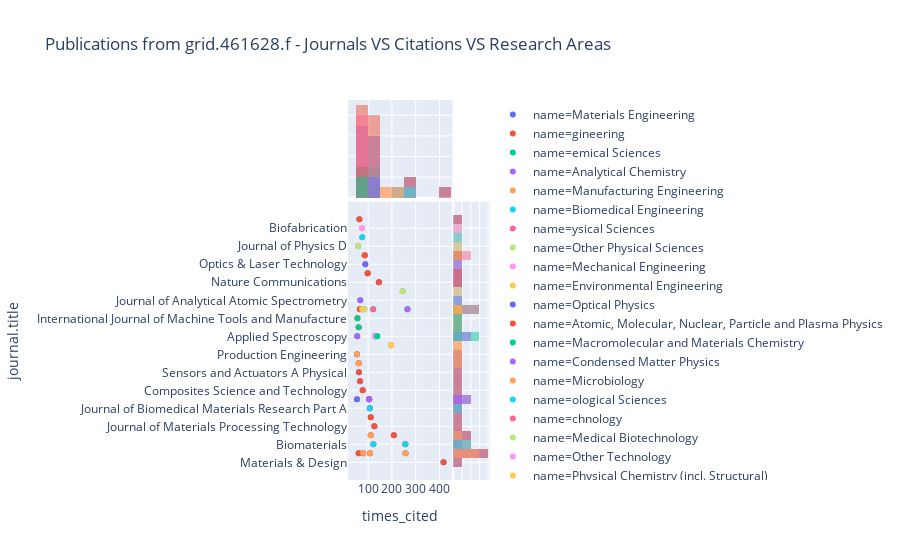

Notebook code for this chart:
### Markdown cell above
## Combining the previous two charts ...

### Code cell
px.scatter(df.head(100), x="times_cited", y="journal.title", color="name", 
           marginal_x="histogram", marginal_y="histogram", 
           title=f"Publications from {GRIDID} - Journals VS Citations VS Research Areas ")

### Figure 1 — Plotly figure (JSON) as saved in the notebook; plotly's stock layout.template omitted (floating-point values rounded to 4 significant figures)
{"data": [{"hoverlabel": {"namelength": 0}, "hovertemplate": "name=Materials Engineering<br>times_cited=%{x}<br>journal.title=%{y}", "legendgroup": "name=Materials Engineering", "marker": {"color": "#636efa", "symbol": "circle"}, "mode": "markers", "name": "name=Materials Engineering", "showlegend": true, "type": "scatter", "x": [417, 257, 256, 208, 126, 111, 111, 108, 107, 104, 79, 77, 66, 61, 60, 60, 53], "xaxis": "x", "y": ["Materials & Design", "Physics Procedia", "Biomaterials", "Rapid Prototyping Journal", "Journal of Materials Processing Technology", "Rapid Prototyping Journal", "Optics Express", "Physics Procedia", "Journal of Biomedical Materials Research Part A", "Applied Physics A", "Physics Procedia", "Composites Science and Technology", "Surface and Coatings Technology", "Sensors and Actuators A Physical", "CIRP Journal of Manufacturing Science and Technology", "Physics Procedia", "Production Engineering"], "yaxis": "y"}, {"alignmentgroup": "True", "bingroup": "x", "hoverlabel": {"namelength": 0}, "hovertemplate": "name=Materials Engineering<br>times_cited=%{x}<br>count=%{y}", "legendgroup": "name=Materials Engineering", "marker": {"color": "#636efa"}, "name": "name=Materials Engineering", "offsetgroup": "name=Materials Engineering", "opacity": 0.5, "showlegend": false, "type": "histogram", "x": [417, 257, 256, 208, 126, 111, 111, 108, 107, 104, 79, 77, 66, 61, 60, 60, 53], "xaxis": "x3", "yaxis": "y3"}, {"alignmentgroup": "True", "bingroup": "y", "hoverlabel": {"namelength": 0}, "hovertemplate": "name=Materials Engineering<br>journal.title=%{y}<br>count=%{x}", "legendgroup": "name=Materials Engineering", "marker": {"color": "#636efa"}, "name": "name=Materials Engineering", "offsetgroup": "name=Materials Engineering", "opacity": 0.5, "showlegend": false, "type": "histogram", "xaxis": "x2", "y": ["Materials & Design", "Physics Procedia", "Biomaterials", "Rapid Prototyping Journal", "Journal of Materials Processing Technology", "Rapid Prototyping Journal", "Optics Express", "Physics Procedia", "Journal of Biomedical Materials Research Part A", "Applied Physics A", "Physics Procedia", "Composites Science and Technology", "Surface and Coatings Technology", "Sensors and Actuators A Physical", "CIRP Journal of Manufacturing Science and Technology", "Physics Procedia", "Production Engineering"], "yaxis": "y2"}, {"hoverlabel": {"namelength": 0}, "hovertemplate": "name=gineering<br>times_cited=%{x}<br>journal.title=%{y}", "legendgroup": "name=gineering", "marker": {"color": "#EF553B", "symbol": "circle"}, "mode": "markers", "name": "name=gineering", "showlegend": true, "type": "scatter", "x": [417, 257, 256, 208, 196, 129, 126, 122, 111, 111, 108, 107, 104, 79, 77, 66, 61, 60, 60, 60, 55, 53], "xaxis": "x", "y": ["Materials & Design", "Physics Procedia", "Biomaterials", "Rapid Prototyping Journal", "CIRP Annals", "Applied Spectroscopy", "Journal of Materials Processing Technology", "Biomaterials", "Rapid Prototyping Journal", "Optics Express", "Physics Procedia", "Journal of Biomedical Materials Research Part A", "Applied Physics A", "Physics Procedia", "Composites Science and Technology", "Surface and Coatings Technology", "Sensors and Actuators A Physical", "Optics and Lasers in Engineering", "CIRP Journal of Manufacturing Science and Technology", "Physics Procedia", "International Journal of Machine Tools and Manufacture", "Production Engineering"], "yaxis": "y"}, {"alignmentgroup": "True", "bingroup": "x", "hoverlabel": {"namelength": 0}, "hovertemplate": "name=gineering<br>times_cited=%{x}<br>count=%{y}", "legendgroup": "name=gineering", "marker": {"color": "#EF553B"}, "name": "name=gineering", "offsetgroup": "name=gineering", "opacity": 0.5, "showlegend": false, "type": "histogram", "x": [417, 257, 256, 208, 196, 129, 126, 122, 111, 111, 108, 107, 104, 79, 77, 66, 61, 60, 60, 60, 55, 53], "xaxis": "x3", "yaxis": "y3"}, {"alignmentgroup": "True", "bingroup": "y", "hoverlabel": {"namelength": 0}, "hovertemplate": "name=gineering<br>journal.title=%{y}<br>count=%{x}", "legendgroup": "name=gineering", "marker": {"color": "#EF553B"}, "name": "name=gineering", "offsetgroup": "name=gineering", "opacity": 0.5, "showlegend": false, "type": "histogram", "xaxis": "x2", "y": ["Materials & Design", "Physics Procedia", "Biomaterials", "Rapid Prototyping Journal", "CIRP Annals", "Applied Spectroscopy", "Journal of Materials Processing Technology", "Biomaterials", "Rapid Prototyping Journal", "Optics Express", "Physics Procedia", "Journal of Biomedical Materials Research Part A", "Applied Physics A", "Physics Procedia", "Composites Science and Technology", "Surface and Coatings Technology", "Sensors and Actuators A Physical", "Optics and Lasers in Engineering", "CIRP Journal of Manufacturing Science and Technology", "Physics Procedia", "International Journal of Machine Tools and Manufacture", "Production Engineering"], "yaxis": "y2"}, {"hoverlabel": {"namelength": 0}, "hovertemplate": "name=emical Sciences<br>times_cited=%{x}<br>journal.title=%{y}", "legendgroup": "name=emical Sciences", "marker": {"color": "#00cc96", "symbol": "circle"}, "mode": "markers", "name": "name=emical Sciences", "showlegend": true, "type": "scatter", "x": [265, 138, 129, 121, 74, 67, 54], "xaxis": "x", "y": ["Spectrochimica Acta Part B Atomic Spectroscopy", "Applied Spectroscopy", "Applied Spectroscopy", "Spectrochimica Acta Part B Atomic Spectroscopy", "Spectrochimica Acta Part B Atomic Spectroscopy", "Journal of Analytical Atomic Spectrometry", "Applied Spectroscopy"], "yaxis": "y"}, {"alignmentgroup": "True", "bingroup": "x", "hoverlabel": {"namelength": 0}, "hovertemplate": "name=emical Sciences<br>times_cited=%{x}<br>count=%{y}", "legendgroup": "name=emical Sciences", "marker": {"color": "#00cc96"}, "name": "name=emical Sciences", "offsetgroup": "name=emical Sciences", "opacity": 0.5, "showlegend": false, "type": "histogram", "x": [265, 138, 129, 121, 74, 67, 54], "xaxis": "x3", "yaxis": "y3"}, {"alignmentgroup": "True", "bingroup": "y", "hoverlabel": {"namelength": 0}, "hovertemplate": "name=emical Sciences<br>journal.title=%{y}<br>count=%{x}", "legendgroup": "name=emical Sciences", "marker": {"color": "#00cc96"}, "name": "name=emical Sciences", "offsetgroup": "name=emical Sciences", "opacity": 0.5, "showlegend": false, "type": "histogram", "xaxis": "x2", "y": ["Spectrochimica Acta Part B Atomic Spectroscopy", "Applied Spectroscopy", "Applied Spectroscopy", "Spectrochimica Acta Part B Atomic Spectroscopy", "Spectrochimica Acta Part B Atomic Spectroscopy", "Journal of Analytical Atomic Spectrometry", "Applied Spectroscopy"], "yaxis": "y2"}, {"hoverlabel": {"namelength": 0}, "hovertemplate": "name=Analytical Chemistry<br>times_cited=%{x}<br>journal.title=%{y}", "legendgroup": "name=Analytical Chemistry", "marker": {"color": "#ab63fa", "symbol": "circle"}, "mode": "markers", "name": "name=Analytical Chemistry", "showlegend": true, "type": "scatter", "x": [265, 129, 67, 54], "xaxis": "x", "y": ["Spectrochimica Acta Part B Atomic Spectroscopy", "Applied Spectroscopy", "Journal of Analytical Atomic Spectrometry", "Applied Spectroscopy"], "yaxis": "y"}, {"alignmentgroup": "True", "bingroup": "x", "hoverlabel": {"namelength": 0}, "hovertemplate": "name=Analytical Chemistry<br>times_cited=%{x}<br>count=%{y}", "legendgroup": "name=Analytical Chemistry", "marker": {"color": "#ab63fa"}, "name": "name=Analytical Chemistry", "offsetgroup": "name=Analytical Chemistry", "opacity": 0.5, "showlegend": false, "type": "histogram", "x": [265, 129, 67, 54], "xaxis": "x3", "yaxis": "y3"}, {"alignmentgroup": "True", "bingroup": "y", "hoverlabel": {"namelength": 0}, "hovertemplate": "name=Analytical Chemistry<br>journal.title=%{y}<br>count=%{x}", "legendgroup": "name=Analytical Chemistry", "marker": {"color": "#ab63fa"}, "name": "name=Analytical Chemistry", "offsetgroup": "name=Analytical Chemistry", "opacity": 0.5, "showlegend": false, "type": "histogram", "xaxis": "x2", "y": ["Spectrochimica Acta Part B Atomic Spectroscopy", "Applied Spectroscopy", "Journal of Analytical Atomic Spectrometry", "Applied Spectroscopy"], "yaxis": "y2"}, {"hoverlabel": {"namelength": 0}, "hovertemplate": "name=Manufacturing Engineering<br>times_cited=%{x}<br>journal.title=%{y}", "legendgroup": "name=Manufacturing Engineering", "marker": {"color": "#FFA15A", "symbol": "circle"}, "mode": "markers", "name": "name=Manufacturing Engineering", "showlegend": true, "type": "scatter", "x": [257, 196, 111, 108, 79, 60, 53], "xaxis": "x", "y": ["Physics Procedia", "CIRP Annals", "Rapid Prototyping Journal", "Physics Procedia", "Physics Procedia", "CIRP Journal of Manufacturing Science and Technology", "Production Engineering"], "yaxis": "y"}, {"alignmentgroup": "True", "bingroup": "x", "hoverlabel": {"namelength": 0}, "hovertemplate": "name=Manufacturing Engineering<br>times_cited=%{x}<br>count=%{y}", "legendgroup": "name=Manufacturing Engineering", "marker": {"color": "#FFA15A"}, "name": "name=Manufacturing Engineering", "offsetgroup": "name=Manufacturing Engineering", "opacity": 0.5, "showlegend": false, "type": "histogram", "x": [257, 196, 111, 108, 79, 60, 53], "xaxis": "x3", "yaxis": "y3"}, {"alignmentgroup": "True", "bingroup": "y", "hoverlabel": {"namelength": 0}, "hovertemplate": "name=Manufacturing Engineering<br>journal.title=%{y}<br>count=%{x}", "legendgroup": "name=Manufacturing Engineering", "marker": {"color": "#FFA15A"}, "name": "name=Manufacturing Engineering", "offsetgroup": "name=Manufacturing Engineering", "opacity": 0.5, "showlegend": false, "type": "histogram", "xaxis": "x2", "y": ["Physics Procedia", "CIRP Annals", "Rapid Prototyping Journal", "Physics Procedia", "Physics Procedia", "CIRP Journal of Manufacturing Science and Technology", "Production Engineering"], "yaxis": "y2"}, {"hoverlabel": {"namelength": 0}, "hovertemplate": "name=Biomedical Engineering<br>times_cited=%{x}<br>journal.title=%{y}", "legendgroup": "name=Biomedical Engineering", "marker": {"color": "#19d3f3", "symbol": "circle"}, "mode": "markers", "name": "name=Biomedical Engineering", "showlegend": true, "type": "scatter", "x": [256, 122, 107], "xaxis": "x", "y": ["Biomaterials", "Biomaterials", "Journal of Biomedical Materials Research Part A"], "yaxis": "y"}, {"alignmentgroup": "True", "bingroup": "x", "hoverlabel": {"namelength": 0}, "hovertemplate": "name=Biomedical Engineering<br>times_cited=%{x}<br>count=%{y}", "legendgroup": "name=Biomedical Engineering", "marker": {"color": "#19d3f3"}, "name": "name=Biomedical Engineering", "offsetgroup": "name=Biomedical Engineering", "opacity": 0.5, "showlegend": false, "type": "histogram", "x": [256, 122, 107], "xaxis": "x3", "yaxis": "y3"}, {"alignmentgroup": "True", "bingroup": "y", "hoverlabel": {"namelength": 0}, "hovertemplate": "name=Biomedical Engineering<br>journal.title=%{y}<br>count=%{x}", "legendgroup": "name=Biomedical Engineering", "marker": {"color": "#19d3f3"}, "name": "name=Biomedical Engineering", "offsetgroup": "name=Biomedical Engineering", "opacity": 0.5, "showlegend": false, "type": "histogram", "xaxis": "x2", "y": ["Biomaterials", "Biomaterials", "Journal of Biomedical Materials Research Part A"], "yaxis": "y2"}, {"hoverlabel": {"namelength": 0}, "hovertemplate": "name=ysical Sciences<br>times_cited=%{x}<br>journal.title=%{y}", "legendgroup": "name=ysical Sciences", "marker": {"color": "#FF6692", "symbol": "circle"}, "mode": "markers", "name": "name=ysical Sciences", "showlegend": true, "type": "scatter", "x": [245, 145, 121, 104, 98, 88, 86, 84, 84, 65, 58, 53], "xaxis": "x", "y": ["Optics Letters", "Nature Communications", "Spectrochimica Acta Part B Atomic Spectroscopy", "Applied Physics A", "Nature Photonics", "Optics & Laser Technology", "Applied Optics", "Applied Optics", "Spectrochimica Acta Part B Atomic Spectroscopy", "Spectrochimica Acta Part B Atomic Spectroscopy", "Journal of Physics D", "Applied Physics A"], "yaxis": "y"}, {"alignmentgroup": "True", "bingroup": "x", "hoverlabel": {"namelength": 0}, "hovertemplate": "name=ysical Sciences<br>times_cited=%{x}<br>count=%{y}", "legendgroup": "name=ysical Sciences", "marker": {"color": "#FF6692"}, "name": "name=ysical Sciences", "offsetgroup": "name=ysical Sciences", "opacity": 0.5, "showlegend": false, "type": "histogram", "x": [245, 145, 121, 104, 98, 88, 86, 84, 84, 65, 58, 53], "xaxis": "x3", "yaxis": "y3"}, {"alignmentgroup": "True", "bingroup": "y", "hoverlabel": {"namelength": 0}, "hovertemplate": "name=ysical Sciences<br>journal.title=%{y}<br>count=%{x}", "legendgroup": "name=ysical Sciences", "marker": {"color": "#FF6692"}, "name": "name=ysical Sciences", "offsetgroup": "name=ysical Sciences", "opacity": 0.5, "showlegend": false, "type": "histogram", "xaxis": "x2", "y": ["Optics Letters", "Nature Communications", "Spectrochimica Acta Part B Atomic Spectroscopy", "Applied Physics A", "Nature Photonics", "Optics & Laser Technology", "Applied Optics", "Applied Optics", "Spectrochimica Acta Part B Atomic Spectroscopy", "Spectrochimica Acta Part B Atomic Spectroscopy", "Journal of Physics D", "Applied Physics A"], "yaxis": "y2"}, {"hoverlabel": {"namelength": 0}, "hovertemplate": "name=Other Physical Sciences<br>times_cited=%{x}<br>journal.title=%{y}", "legendgroup": "name=Other Physical Sciences", "marker": {"color": "#B6E880", "symbol": "circle"}, "mode": "markers", "name": "name=Other Physical Sciences", "showlegend": true, "type": "scatter", "x": [245, 84, 84, 58], "xaxis": "x", "y": ["Optics Letters", "Applied Optics", "Spectrochimica Acta Part B Atomic Spectroscopy", "Journal of Physics D"], "yaxis": "y"}, {"alignmentgroup": "True", "bingroup": "x", "hoverlabel": {"namelength": 0}, "hovertemplate": "name=Other Physical Sciences<br>times_cited=%{x}<br>count=%{y}", "legendgroup": "name=Other Physical Sciences", "marker": {"color": "#B6E880"}, "name": "name=Other Physical Sciences", "offsetgroup": "name=Other Physical Sciences", "opacity": 0.5, "showlegend": false, "type": "histogram", "x": [245, 84, 84, 58], "xaxis": "x3", "yaxis": "y3"}, {"alignmentgroup": "True", "bingroup": "y", "hoverlabel": {"namelength": 0}, "hovertemplate": "name=Other Physical Sciences<br>journal.title=%{y}<br>count=%{x}", "legendgroup": "name=Other Physical Sciences", "marker": {"color": "#B6E880"}, "name": "name=Other Physical Sciences", "offsetgroup": "name=Other Physical Sciences", "opacity": 0.5, "showlegend": false, "type": "histogram", "xaxis": "x2", "y": ["Optics Letters", "Applied Optics", "Spectrochimica Acta Part B Atomic Spectroscopy", "Journal of Physics D"], "yaxis": "y2"}, {"hoverlabel": {"namelength": 0}, "hovertemplate": "name=Mechanical Engineering<br>times_cited=%{x}<br>journal.title=%{y}", "legendgroup": "name=Mechanical Engineering", "marker": {"color": "#FF97FF", "symbol": "circle"}, "mode": "markers", "name": "name=Mechanical Engineering", "showlegend": true, "type": "scatter", "x": [196, 129], "xaxis": "x", "y": ["CIRP Annals", "Applied Spectroscopy"], "yaxis": "y"}, {"alignmentgroup": "True", "bingroup": "x", "hoverlabel": {"namelength": 0}, "hovertemplate": "name=Mechanical Engineering<br>times_cited=%{x}<br>count=%{y}", "legendgroup": "name=Mechanical Engineering", "marker": {"color": "#FF97FF"}, "name": "name=Mechanical Engineering", "offsetgroup": "name=Mechanical Engineering", "opacity": 0.5, "showlegend": false, "type": "histogram", "x": [196, 129], "xaxis": "x3", "yaxis": "y3"}, {"alignmentgroup": "True", "bingroup": "y", "hoverlabel": {"namelength": 0}, "hovertemplate": "name=Mechanical Engineering<br>journal.title=%{y}<br>count=%{x}", "legendgroup": "name=Mechanical Engineering", "marker": {"color": "#FF97FF"}, "name": "name=Mechanical Engineering", "offsetgroup": "name=Mechanical Engineering", "opacity": 0.5, "showlegend": false, "type": "histogram", "xaxis": "x2", "y": ["CIRP Annals", "Applied Spectroscopy"], "yaxis": "y2"}, {"hoverlabel": {"namelength": 0}, "hovertemplate": "name=Environmental Engineering<br>times_cited=%{x}<br>journal.title=%{y}", "legendgroup": "name=Environmental Engineering", "marker": {"color": "#FECB52", "symbol": "circle"}, "mode": "markers", "name": "name=Environmental Engineering", "showlegend": true, "type": "scatter", "x": [196], "xaxis": "x", "y": ["CIRP Annals"], "yaxis": "y"}, {"alignmentgroup": "True", "bingroup": "x", "hoverlabel": {"namelength": 0}, "hovertemplate": "name=Environmental Engineering<br>times_cited=%{x}<br>count=%{y}", "legendgroup": "name=Environmental Engineering", "marker": {"color": "#FECB52"}, "name": "name=Environmental Engineering", "offsetgroup": "name=Environmental Engineering", "opacity": 0.5, "showlegend": false, "type": "histogram", "x": [196], "xaxis": "x3", "yaxis": "y3"}, {"alignmentgroup": "True", "bingroup": "y", "hoverlabel": {"namelength": 0}, "hovertemplate": "name=Environmental Engineering<br>journal.title=%{y}<br>count=%{x}", "legendgroup": "name=Environmental Engineering", "marker": {"color": "#FECB52"}, "name": "name=Environmental Engineering", "offsetgroup": "name=Environmental Engineering", "opacity": 0.5, "showlegend": false, "type": "histogram", "xaxis": "x2", "y": ["CIRP Annals"], "yaxis": "y2"}, {"hoverlabel": {"namelength": 0}, "hovertemplate": "name=Optical Physics<br>times_cited=%{x}<br>journal.title=%{y}", "legendgroup": "name=Optical Physics", "marker": {"color": "#636efa", "symbol": "circle"}, "mode": "markers", "name": "name=Optical Physics", "showlegend": true, "type": "scatter", "x": [145, 104, 98, 88, 53], "xaxis": "x", "y": ["Nature Communications", "Applied Physics A", "Nature Photonics", "Optics & Laser Technology", "Applied Physics A"], "yaxis": "y"}, {"alignmentgroup": "True", "bingroup": "x", "hoverlabel": {"namelength": 0}, "hovertemplate": "name=Optical Physics<br>times_cited=%{x}<br>count=%{y}", "legendgroup": "name=Optical Physics", "marker": {"color": "#636efa"}, "name": "name=Optical Physics", "offsetgroup": "name=Optical Physics", "opacity": 0.5, "showlegend": false, "type": "histogram", "x": [145, 104, 98, 88, 53], "xaxis": "x3", "yaxis": "y3"}, {"alignmentgroup": "True", "bingroup": "y", "hoverlabel": {"namelength": 0}, "hovertemplate": "name=Optical Physics<br>journal.title=%{y}<br>count=%{x}", "legendgroup": "name=Optical Physics", "marker": {"color": "#636efa"}, "name": "name=Optical Physics", "offsetgroup": "name=Optical Physics", "opacity": 0.5, "showlegend": false, "type": "histogram", "xaxis": "x2", "y": ["Nature Communications", "Applied Physics A", "Nature Photonics", "Optics & Laser Technology", "Applied Physics A"], "yaxis": "y2"}, {"hoverlabel": {"namelength": 0}, "hovertemplate": "name=Atomic, Molecular, Nuclear, Particle and Plasma Physics<br>times_cited=%{x}<br>journal.title=%{y}", "legendgroup": "name=Atomic, Molecular, Nuclear, Particle and Plasma Physics", "marker": {"color": "#EF553B", "symbol": "circle"}, "mode": "markers", "name": "name=Atomic, Molecular, Nuclear, Particle and Plasma Physics", "showlegend": true, "type": "scatter", "x": [145, 98, 86, 65], "xaxis": "x", "y": ["Nature Communications", "Nature Photonics", "Applied Optics", "Spectrochimica Acta Part B Atomic Spectroscopy"], "yaxis": "y"}, {"alignmentgroup": "True", "bingroup": "x", "hoverlabel": {"namelength": 0}, "hovertemplate": "name=Atomic, Molecular, Nuclear, Particle and Plasma Physics<br>times_cited=%{x}<br>count=%{y}", "legendgroup": "name=Atomic, Molecular, Nuclear, Particle and Plasma Physics", "marker": {"color": "#EF553B"}, "name": "name=Atomic, Molecular, Nuclear, Particle and Plasma Physics", "offsetgroup": "name=Atomic, Molecular, Nuclear, Particle and Plasma Physics", "opacity": 0.5, "showlegend": false, "type": "histogram", "x": [145, 98, 86, 65], "xaxis": "x3", "yaxis": "y3"}, {"alignmentgroup": "True", "bingroup": "y", "hoverlabel": {"namelength": 0}, "hovertemplate": "name=Atomic, Molecular, Nuclear, Particle and Plasma Physics<br>journal.title=%{y}<br>count=%{x}", "legendgroup": "name=Atomic, Molecular, Nuclear, Particle and Plasma Physics", "marker": {"color": "#EF553B"}, "name": "name=Atomic, Molecular, Nuclear, Particle and Plasma Physics", "offsetgroup": "name=Atomic, Molecular, Nuclear, Particle and Plasma Physics", "opacity": 0.5, "showlegend": false, "type": "histogram", "xaxis": "x2", "y": ["Nature Communications", "Nature Photonics", "Applied Optics", "Spectrochimica Acta Part B Atomic Spectroscopy"], "yaxis": "y2"}, {"hoverlabel": {"namelength": 0}, "hovertemplate": "name=Macromolecular and Materials Chemistry<br>times_cited=%{x}<br>journal.title=%{y}", "legendgroup": "name=Macromolecular and Materials Chemistry", "marker": {"color": "#00cc96", "symbol": "circle"}, "mode": "markers", "name": "name=Macromolecular and Materials Chemistry", "showlegend": true, "type": "scatter", "x": [138], "xaxis": "x", "y": ["Applied Spectroscopy"], "yaxis": "y"}, {"alignmentgroup": "True", "bingroup": "x", "hoverlabel": {"namelength": 0}, "hovertemplate": "name=Macromolecular and Materials Chemistry<br>times_cited=%{x}<br>count=%{y}", "legendgroup": "name=Macromolecular and Materials Chemistry", "marker": {"color": "#00cc96"}, "name": "name=Macromolecular and Materials Chemistry", "offsetgroup": "name=Macromolecular and Materials Chemistry", "opacity": 0.5, "showlegend": false, "type": "histogram", "x": [138], "xaxis": "x3", "yaxis": "y3"}, {"alignmentgroup": "True", "bingroup": "y", "hoverlabel": {"namelength": 0}, "hovertemplate": "name=Macromolecular and Materials Chemistry<br>journal.title=%{y}<br>count=%{x}", "legendgroup": "name=Macromolecular and Materials Chemistry", "marker": {"color": "#00cc96"}, "name": "name=Macromolecular and Materials Chemistry", "offsetgroup": "name=Macromolecular and Materials Chemistry", "opacity": 0.5, "showlegend": false, "type": "histogram", "xaxis": "x2", "y": ["Applied Spectroscopy"], "yaxis": "y2"}, {"hoverlabel": {"namelength": 0}, "hovertemplate": "name=Condensed Matter Physics<br>times_cited=%{x}<br>journal.title=%{y}", "legendgroup": "name=Condensed Matter Physics", "marker": {"color": "#ab63fa", "symbol": "circle"}, "mode": "markers", "name": "name=Condensed Matter Physics", "showlegend": true, "type": "scatter", "x": [104], "xaxis": "x", "y": ["Applied Physics A"], "yaxis": "y"}, {"alignmentgroup": "True", "bingroup": "x", "hoverlabel": {"namelength": 0}, "hovertemplate": "name=Condensed Matter Physics<br>times_cited=%{x}<br>count=%{y}", "legendgroup": "name=Condensed Matter Physics", "marker": {"color": "#ab63fa"}, "name": "name=Condensed Matter Physics", "offsetgroup": "name=Condensed Matter Physics", "opacity": 0.5, "showlegend": false, "type": "histogram", "x": [104], "xaxis": "x3", "yaxis": "y3"}, {"alignmentgroup": "True", "bingroup": "y", "hoverlabel": {"namelength": 0}, "hovertemplate": "name=Condensed Matter Physics<br>journal.title=%{y}<br>count=%{x}", "legendgroup": "name=Condensed Matter Physics", "marker": {"color": "#ab63fa"}, "name": "name=Condensed Matter Physics", "offsetgroup": "name=Condensed Matter Physics", "opacity": 0.5, "showlegend": false, "type": "histogram", "xaxis": "x2", "y": ["Applied Physics A"], "yaxis": "y2"}, {"hoverlabel": {"namelength": 0}, "hovertemplate": "name=Microbiology<br>times_cited=%{x}<br>journal.title=%{y}", "legendgroup": "name=Microbiology", "marker": {"color": "#FFA15A", "symbol": "circle"}, "mode": "markers", "name": "name=Microbiology", "showlegend": true, "type": "scatter", "x": [75], "xaxis": "x", "y": ["Journal of Applied Microbiology"], "yaxis": "y"}, {"alignmentgroup": "True", "bingroup": "x", "hoverlabel": {"namelength": 0}, "hovertemplate": "name=Microbiology<br>times_cited=%{x}<br>count=%{y}", "legendgroup": "name=Microbiology", "marker": {"color": "#FFA15A"}, "name": "name=Microbiology", "offsetgroup": "name=Microbiology", "opacity": 0.5, "showlegend": false, "type": "histogram", "x": [75], "xaxis": "x3", "yaxis": "y3"}, {"alignmentgroup": "True", "bingroup": "y", "hoverlabel": {"namelength": 0}, "hovertemplate": "name=Microbiology<br>journal.title=%{y}<br>count=%{x}", "legendgroup": "name=Microbiology", "marker": {"color": "#FFA15A"}, "name": "name=Microbiology", "offsetgroup": "name=Microbiology", "opacity": 0.5, "showlegend": false, "type": "histogram", "xaxis": "x2", "y": ["Journal of Applied Microbiology"], "yaxis": "y2"}, {"hoverlabel": {"namelength": 0}, "hovertemplate": "name=ological Sciences<br>times_cited=%{x}<br>journal.title=%{y}", "legendgroup": "name=ological Sciences", "marker": {"color": "#19d3f3", "symbol": "circle"}, "mode": "markers", "name": "name=ological Sciences", "showlegend": true, "type": "scatter", "x": [75], "xaxis": "x", "y": ["Journal of Applied Microbiology"], "yaxis": "y"}, {"alignmentgroup": "True", "bingroup": "x", "hoverlabel": {"namelength": 0}, "hovertemplate": "name=ological Sciences<br>times_cited=%{x}<br>count=%{y}", "legendgroup": "name=ological Sciences", "marker": {"color": "#19d3f3"}, "name": "name=ological Sciences", "offsetgroup": "name=ological Sciences", "opacity": 0.5, "showlegend": false, "type": "histogram", "x": [75], "xaxis": "x3", "yaxis": "y3"}, {"alignmentgroup": "True", "bingroup": "y", "hoverlabel": {"namelength": 0}, "hovertemplate": "name=ological Sciences<br>journal.title=%{y}<br>count=%{x}", "legendgroup": "name=ological Sciences", "marker": {"color": "#19d3f3"}, "name": "name=ological Sciences", "offsetgroup": "name=ological Sciences", "opacity": 0.5, "showlegend": false, "type": "histogram", "xaxis": "x2", "y": ["Journal of Applied Microbiology"], "yaxis": "y2"}, {"hoverlabel": {"namelength": 0}, "hovertemplate": "name=chnology<br>times_cited=%{x}<br>journal.title=%{y}", "legendgroup": "name=chnology", "marker": {"color": "#FF6692", "symbol": "circle"}, "mode": "markers", "name": "name=chnology", "showlegend": true, "type": "scatter", "x": [74], "xaxis": "x", "y": ["Biofabrication"], "yaxis": "y"}, {"alignmentgroup": "True", "bingroup": "x", "hoverlabel": {"namelength": 0}, "hovertemplate": "name=chnology<br>times_cited=%{x}<br>count=%{y}", "legendgroup": "name=chnology", "marker": {"color": "#FF6692"}, "name": "name=chnology", "offsetgroup": "name=chnology", "opacity": 0.5, "showlegend": false, "type": "histogram", "x": [74], "xaxis": "x3", "yaxis": "y3"}, {"alignmentgroup": "True", "bingroup": "y", "hoverlabel": {"namelength": 0}, "hovertemplate": "name=chnology<br>journal.title=%{y}<br>count=%{x}", "legendgroup": "name=chnology", "marker": {"color": "#FF6692"}, "name": "name=chnology", "offsetgroup": "name=chnology", "opacity": 0.5, "showlegend": false, "type": "histogram", "xaxis": "x2", "y": ["Biofabrication"], "yaxis": "y2"}, {"hoverlabel": {"namelength": 0}, "hovertemplate": "name=Medical Biotechnology<br>times_cited=%{x}<br>journal.title=%{y}", "legendgroup": "name=Medical Biotechnology", "marker": {"color": "#B6E880", "symbol": "circle"}, "mode": "markers", "name": "name=Medical Biotechnology", "showlegend": true, "type": "scatter", "x": [74], "xaxis": "x", "y": ["Biofabrication"], "yaxis": "y"}, {"alignmentgroup": "True", "bingroup": "x", "hoverlabel": {"namelength": 0}, "hovertemplate": "name=Medical Biotechnology<br>times_cited=%{x}<br>count=%{y}", "legendgroup": "name=Medical Biotechnology", "marker": {"color": "#B6E880"}, "name": "name=Medical Biotechnology", "offsetgroup": "name=Medical Biotechnology", "opacity": 0.5, "showlegend": false, "type": "histogram", "x": [74], "xaxis": "x3", "yaxis": "y3"}, {"alignmentgroup": "True", "bingroup": "y", "hoverlabel": {"namelength": 0}, "hovertemplate": "name=Medical Biotechnology<br>journal.title=%{y}<br>count=%{x}", "legendgroup": "name=Medical Biotechnology", "marker": {"color": "#B6E880"}, "name": "name=Medical Biotechnology", "offsetgroup": "name=Medical Biotechnology", "opacity": 0.5, "showlegend": false, "type": "histogram", "xaxis": "x2", "y": ["Biofabrication"], "yaxis": "y2"}, {"hoverlabel": {"namelength": 0}, "hovertemplate": "name=Other Technology<br>times_cited=%{x}<br>journal.title=%{y}", "legendgroup": "name=Other Technology", "marker": {"color": "#FF97FF", "symbol": "circle"}, "mode": "markers", "name": "name=Other Technology", "showlegend": true, "type": "scatter", "x": [74], "xaxis": "x", "y": ["Biofabrication"], "yaxis": "y"}, {"alignmentgroup": "True", "bingroup": "x", "hoverlabel": {"namelength": 0}, "hovertemplate": "name=Other Technology<br>times_cited=%{x}<br>count=%{y}", "legendgroup": "name=Other Technology", "marker": {"color": "#FF97FF"}, "name": "name=Other Technology", "offsetgroup": "name=Other Technology", "opacity": 0.5, "showlegend": false, "type": "histogram", "x": [74], "xaxis": "x3", "yaxis": "y3"}, {"alignmentgroup": "True", "bingroup": "y", "hoverlabel": {"namelength": 0}, "hovertemplate": "name=Other Technology<br>journal.title=%{y}<br>count=%{x}", "legendgroup": "name=Other Technology", "marker": {"color": "#FF97FF"}, "name": "name=Other Technology", "offsetgroup": "name=Other Technology", "opacity": 0.5, "showlegend": false, "type": "histogram", "xaxis": "x2", "y": ["Biofabrication"], "yaxis": "y2"}, {"hoverlabel": {"namelength": 0}, "hovertemplate": "name=Physical Chemistry (incl. Structural)<br>times_cited=%{x}<br>journal.title=%{y}", "legendgroup": "name=Physical Chemistry (incl. Structural)", "marker": {"color": "#FECB52", "symbol": "circle"}, "mode": "markers", "name": "name=Physical Chemistry (incl. Structural)", "showlegend": true, "type": "scatter", "x": [74], "xaxis": "x", "y": ["Spectrochimica Acta Part B Atomic Spectroscopy"], "yaxis": "y"}, {"alignmentgroup": "True", "bingroup": "x", "hoverlabel": {"namelength": 0}, "hovertemplate": "name=Physical Chemistry (incl. Structural)<br>times_cited=%{x}<br>count=%{y}", "legendgroup": "name=Physical Chemistry (incl. Structural)", "marker": {"color": "#FECB52"}, "name": "name=Physical Chemistry (incl. Structural)", "offsetgroup": "name=Physical Chemistry (incl. Structural)", "opacity": 0.5, "showlegend": false, "type": "histogram", "x": [74], "xaxis": "x3", "yaxis": "y3"}, {"alignmentgroup": "True", "bingroup": "y", "hoverlabel": {"namelength": 0}, "hovertemplate": "name=Physical Chemistry (incl. Structural)<br>journal.title=%{y}<br>count=%{x}", "legendgroup": "name=Physical Chemistry (incl. Structural)", "marker": {"color": "#FECB52"}, "name": "name=Physical Chemistry (incl. Structural)", "offsetgroup": "name=Physical Chemistry (incl. Structural)", "opacity": 0.5, "showlegend": false, "type": "histogram", "xaxis": "x2", "y": ["Spectrochimica Acta Part B Atomic Spectroscopy"], "yaxis": "y2"}, {"hoverlabel": {"namelength": 0}, "hovertemplate": "name=thematical Sciences<br>times_cited=%{x}<br>journal.title=%{y}", "legendgroup": "name=thematical Sciences", "marker": {"color": "#636efa", "symbol": "circle"}, "mode": "markers", "name": "name=thematical Sciences", "showlegend": true, "type": "scatter", "x": [63], "xaxis": "x", "y": ["Communications in Mathematical Physics"], "yaxis": "y"}, {"alignmentgroup": "True", "bingroup": "x", "hoverlabel": {"namelength": 0}, "hovertemplate": "name=thematical Sciences<br>times_cited=%{x}<br>count=%{y}", "legendgroup": "name=thematical Sciences", "marker": {"color": "#636efa"}, "name": "name=thematical Sciences", "offsetgroup": "name=thematical Sciences", "opacity": 0.5, "showlegend": false, "type": "histogram", "x": [63], "xaxis": "x3", "yaxis": "y3"}, {"alignmentgroup": "True", "bingroup": "y", "hoverlabel": {"namelength": 0}, "hovertemplate": "name=thematical Sciences<br>journal.title=%{y}<br>count=%{x}", "legendgroup": "name=thematical Sciences", "marker": {"color": "#636efa"}, "name": "name=thematical Sciences", "offsetgroup": "name=thematical Sciences", "opacity": 0.5, "showlegend": false, "type": "histogram", "xaxis": "x2", "y": ["Communications in Mathematical Physics"], "yaxis": "y2"}, {"hoverlabel": {"namelength": 0}, "hovertemplate": "name=Pure Mathematics<br>times_cited=%{x}<br>journal.title=%{y}", "legendgroup": "name=Pure Mathematics", "marker": {"color": "#EF553B", "symbol": "circle"}, "mode": "markers", "name": "name=Pure Mathematics", "showlegend": true, "type": "scatter", "x": [63], "xaxis": "x", "y": ["Communications in Mathematical Physics"], "yaxis": "y"}, {"alignmentgroup": "True", "bingroup": "x", "hoverlabel": {"namelength": 0}, "hovertemplate": "name=Pure Mathematics<br>times_cited=%{x}<br>count=%{y}", "legendgroup": "name=Pure Mathematics", "marker": {"color": "#EF553B"}, "name": "name=Pure Mathematics", "offsetgroup": "name=Pure Mathematics", "opacity": 0.5, "showlegend": false, "type": "histogram", "x": [63], "xaxis": "x3", "yaxis": "y3"}, {"alignmentgroup": "True", "bingroup": "y", "hoverlabel": {"namelength": 0}, "hovertemplate": "name=Pure Mathematics<br>journal.title=%{y}<br>count=%{x}", "legendgroup": "name=Pure Mathematics", "marker": {"color": "#EF553B"}, "name": "name=Pure Mathematics", "offsetgroup": "name=Pure Mathematics", "opacity": 0.5, "showlegend": false, "type": "histogram", "xaxis": "x2", "y": ["Communications in Mathematical Physics"], "yaxis": "y2"}, {"hoverlabel": {"namelength": 0}, "hovertemplate": "name=Electrical and Electronic Engineering<br>times_cited=%{x}<br>journal.title=%{y}", "legendgroup": "name=Electrical and Electronic Engineering", "marker": {"color": "#00cc96", "symbol": "circle"}, "mode": "markers", "name": "name=Electrical and Electronic Engineering", "showlegend": true, "type": "scatter", "x": [60, 55], "xaxis": "x", "y": ["Optics and Lasers in Engineering", "International Journal of Machine Tools and Manufacture"], "yaxis": "y"}, {"alignmentgroup": "True", "bingroup": "x", "hoverlabel": {"namelength": 0}, "hovertemplate": "name=Electrical and Electronic Engineering<br>times_cited=%{x}<br>count=%{y}", "legendgroup": "name=Electrical and Electronic Engineering", "marker": {"color": "#00cc96"}, "name": "name=Electrical and Electronic Engineering", "offsetgroup": "name=Electrical and Electronic Engineering", "opacity": 0.5, "showlegend": false, "type": "histogram", "x": [60, 55], "xaxis": "x3", "yaxis": "y3"}, {"alignmentgroup": "True", "bingroup": "y", "hoverlabel": {"namelength": 0}, "hovertemplate": "name=Electrical and Electronic Engineering<br>journal.title=%{y}<br>count=%{x}", "legendgroup": "name=Electrical and Electronic Engineering", "marker": {"color": "#00cc96"}, "name": "name=Electrical and Electronic Engineering", "offsetgroup": "name=Electrical and Electronic Engineering", "opacity": 0.5, "showlegend": false, "type": "histogram", "xaxis": "x2", "y": ["Optics and Lasers in Engineering", "International Journal of Machine Tools and Manufacture"], "yaxis": "y2"}], "layout": {"autosize": true, "barmode": "overlay", "legend": {"tracegroupgap": 0}, "title": {"text": "Publications from grid.461628.f - Journals VS Citations VS Research Areas "}, "xaxis": {"anchor": "y", "autorange": true, "domain": [0, 0.7363], "range": [30.97, 449.5], "title": {"text": "times_cited"}, "type": "linear"}, "xaxis2": {"anchor": "y2", "autorange": true, "domain": [0.7413, 1], "matches": "x2", "range": [0, 4.211], "showgrid": true, "showline": false, "showticklabels": false, "ticks": ""}, "xaxis3": {"anchor": "y3", "autorange": true, "domain": [0, 0.7363], "matches": "x", "range": [30.97, 449.5], "showgrid": true, "showticklabels": false, "type": "linear"}, "xaxis4": {"anchor": "y4", "domain": [0.7413, 1], "matches": "x2", "showgrid": true, "showline": false, "showticklabels": false, "ticks": ""}, "yaxis": {"anchor": "x", "autorange": true, "domain": [0, 0.7326], "range": [-2.16, 29.16], "title": {"text": "journal.title"}, "type": "category"}, "yaxis2": {"anchor": "x2", "autorange": true, "domain": [0, 0.7326], "matches": "y", "range": [-2.16, 29.16], "showgrid": true, "showticklabels": false, "type": "category"}, "yaxis3": {"anchor": "x3", "autorange": true, "domain": [0.7426, 1], "matches": "y3", "range": [0, 9.474], "showgrid": true, "showline": false, "showticklabels": false, "ticks": ""}, "yaxis4": {"anchor": "x4", "domain": [0.7426, 1], "matches": "y3", "showgrid": true, "showline": false, "showticklabels": false, "ticks": ""}}}
